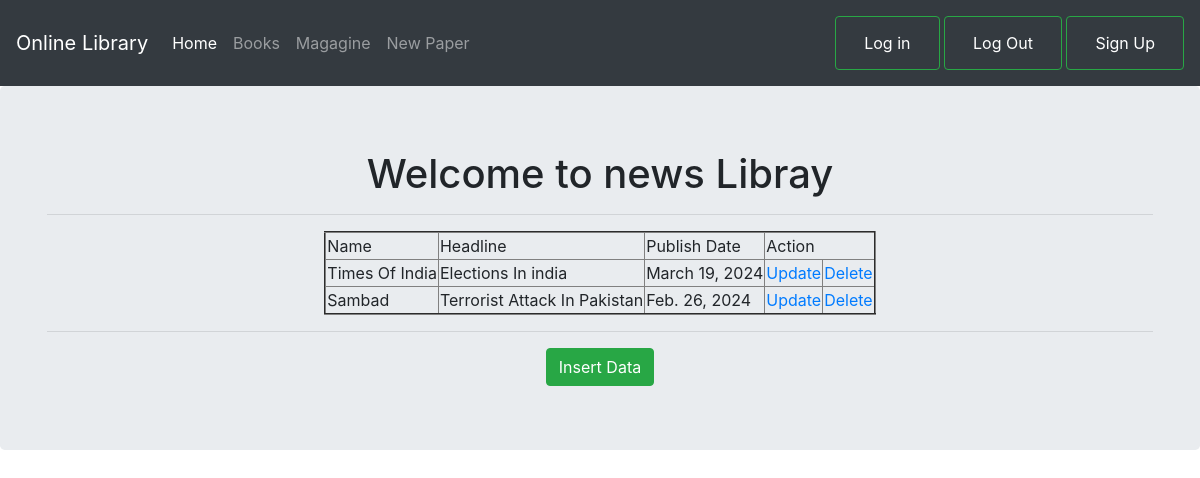
Page /news/ (signed in) on the committed database.
### testapp/models.py (models this page shows)
class NewsPaper(models.Model):
    Name=models.CharField(max_length=30)
    headline=models.TextField(max_length=30)
    publish_date=models.DateField()

### testapp/views.py (the view)
# urls.py: path('news/', views.news_view),
@login_required
def news_view(request):
    all_data=NewsPaper.objects.all()
    return render(request,'testapp/news.html',{'all_data':all_data})

### template/testapp/news.html
<!DOCTYPE html>
{% extends 'testapp/base.html' %}
{% block nav_block %}
<div class="jumbotron" align="center">
    <div class="container">
        <h1>Welcome to news Libray</h1>
        <hr>
        {% if all_data %}
        <table border="2">
            <thead>
                <td>Name</td>
                <td>Headline</td>
                <td>Publish Date</td>
                <td colspan="2">Action</td>
            </thead>
            {% for data in all_data %}
            <tr>
                <td>{{data.Name}}</td>
                <td>{{data.headline}}</td>
                <td>{{data.publish_date}}</td>
                <td><a href="/updatenews/{{data.id}}">Update</a></td>
                <td><a href="/deletenews/{{data.id}}">Delete</a></td>
            </tr>
             {% endfor %}
        </table>
        {% else %}
        <h1>No data Found</h1>
        {% endif %}
        <hr>
        <a href="/newsform" class="btn btn-success">Insert Data</a>
    </div>
</div>
{% endblock %}

### rows in the picture
NewsPaper: Name "Times Of India", headline "Elections In india", publish_date "March 19, 2024"
NewsPaper: Name "Sambad", headline "Terrorist Attack In Pakistan", publish_date "Feb. 26, 2024"
